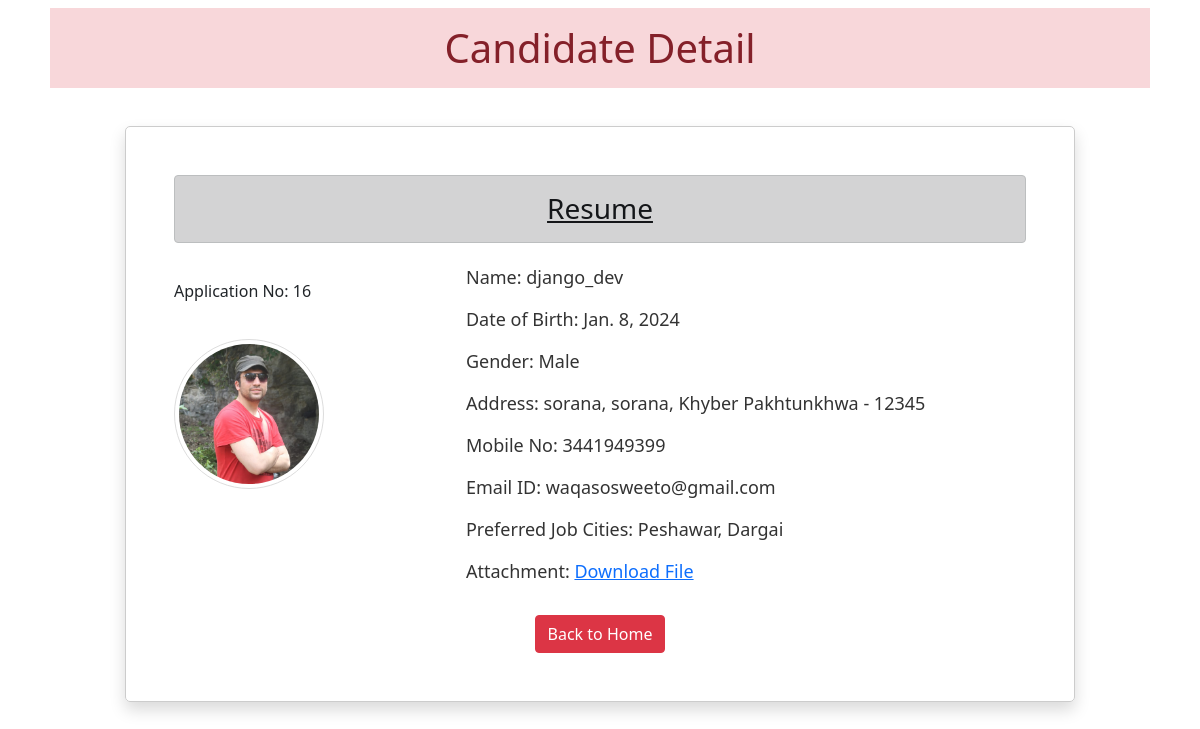
The page /16 on the database as committed earlier.
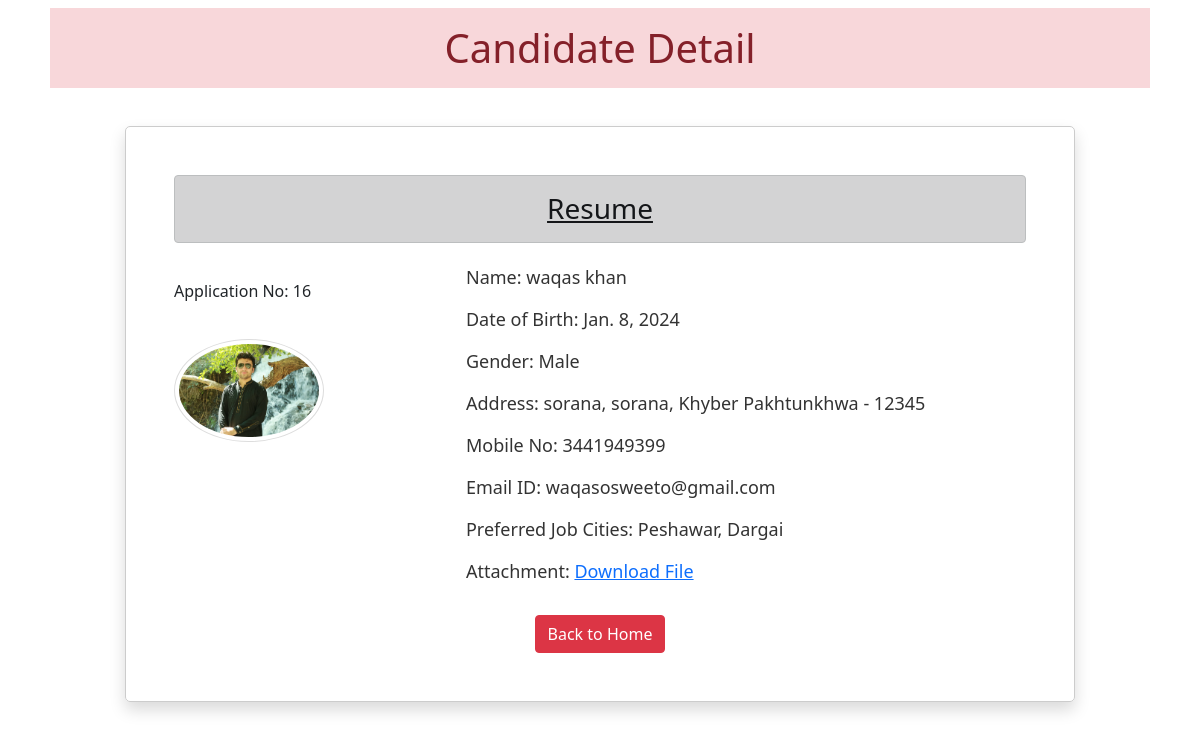
The same page on the database as committed later.
### app/models.py (models this page shows)
class Resume(models.Model):
    name = models.CharField(max_length=100)
    dob = models.DateField(auto_now=False, auto_now_add=False)
    gender = models.CharField(max_length=10)
    locality = models.CharField(max_length=100)
    city = models.CharField(max_length=100)
    pin = models.PositiveIntegerField()
    state = models.CharField(choices=STATE_CHOICES, max_length=100)  # Reference the STATE_CHOICES
    mobile = models.PositiveIntegerField()
    email = models.EmailField()
    job_city = models.CharField(max_length=50)
    profile_image = models.ImageField(upload_to='profile', blank=True)
    file = models.FileField(upload_to='doc', blank=True)

### app/views.py (the view)
# urls.py: path('<int:pk>', views.CandidateView.as_view(), name='candidate')
class CandidateView(View):
    def get(self, request, pk):
        candidate = Resume.objects.get(pk=pk)
        return render(request, 'candidate.html', {'candidate': candidate})

### app/templatetags/myfilter.py (called while the page is built)
@register.filter(name='remove_special')
def remove_chars(value, arg):
 for character in arg:
  value = value.replace(character, "")
 return value

### app/templates/candidate.html (shortened to what this page needs)
<!DOCTYPE html>
{% load myfilter %}
<html lang="en">
<head>
 <link href="https://cdn.jsdelivr.net/npm/bootstrap@5.0.0-beta2/dist/css/bootstrap.min.css" rel="stylesheet">
</head>
<body>
  <div class="container ">
   <h1 class="alert-danger text-center p-3 m-2">Candidate Detail</h1>
   <div class="row">
    <div class="col-sm-10 shadow p-5 offset-sm-1 candidate-details">
     <h3 class="alert alert-dark text-center"><u>Resume</u></h3>
     <div class="row">
       <div class="col-md-4">
         <p class="application-no">Application No: {{ candidate.id }}</p>
         <img src="{{candidate.profile_image.url}}" alt="" class="img-fluid img-thumbnail candidate-img" width="150" height="150">
       </div>
       <div class="col-md-8">
         <p class="resume-info">Name: {{candidate.name}}</p>
         <p class="resume-info">Date of Birth: {{candidate.dob}}</p>
         <p class="resume-info">Gender: {{candidate.gender}}</p>
         <p class="resume-info">Address: {{candidate.locality}}, {{candidate.city}}, {{candidate.state}} - {{candidate.pin}}</p>
         <p class="resume-info">Mobile No: {{candidate.mobile}}</p>
         <p class="resume-info">Email ID: {{candidate.email}}</p>
         <p class="resume-info">Preferred Job Cities: {{candidate.job_city|remove_special:"[]'"}}</p>
         <p class="resume-info">Attachment: <a href="{{candidate.file.url}}">Download File</a></p>
       </div>
     </div>
     <div class="text-center btn-back-home">
       <a href="/" class="btn btn-danger">Back to Home</a>
     </div>
    </div>
   </div>
  </div>
</body>
</html>

Rows that differ between the two databases and show on the page:
changed Resume "Male": profile_image: a different picture; name "django_dev" → "waqas khan"
